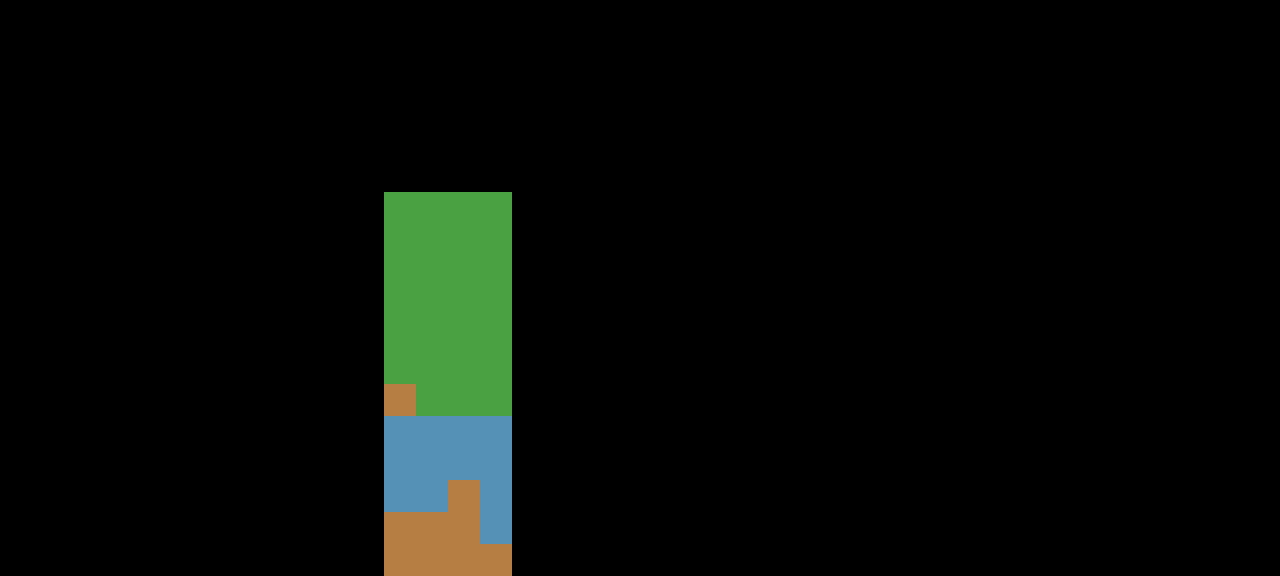

A 2D game scene composited from a Tiled map and its tileset images. What follows is a short description and the map's XML, with each tile layer's data collapsed to a summary:
An orthogonal 40x18 tile map with 32x32 px tiles, 2 tile layers (Tile Layer 1, walkables).

<map version="1.0" orientation="orthogonal" width="40" height="18" tilewidth="32" tileheight="32">
 <tileset firstgid="1" name="shittycolors" tilewidth="32" tileheight="32">
  <image source="../gfx/tilesets/shittycolors.png" width="255" height="255" />
 </tileset>
 <layer name="Tile Layer 1" width="40" height="18">
  <data>[720 cells, 48 non-empty, 3 distinct tile ids]</data>
 </layer>
 <layer name="walkables" width="40" height="18">
  <data>[720 cells, 8 non-empty, 1 distinct tile ids]</data>
 </layer>
</map>
